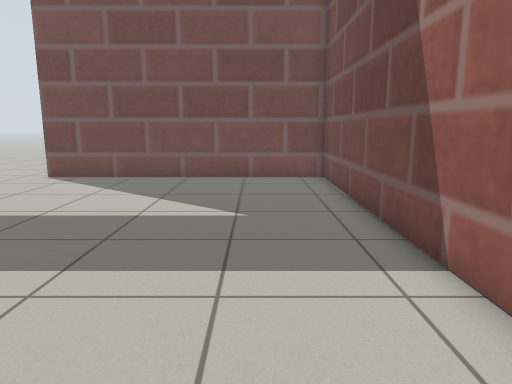
[1] (above)

12 first-person views from a walk through a Gazebo world. The camera is 0.22 m above the floor, tilts 10° down and sees 70° across. The floor is counted in squares, 0.1 m on a side. Each view is taken from the middle of a square. On the plan, view 1 faces up. The plan holds only what a view shows up to about 20 squares ahead; the rest is blank. Simple patterns stand in for the simulator's built-in surfaces.

[2]
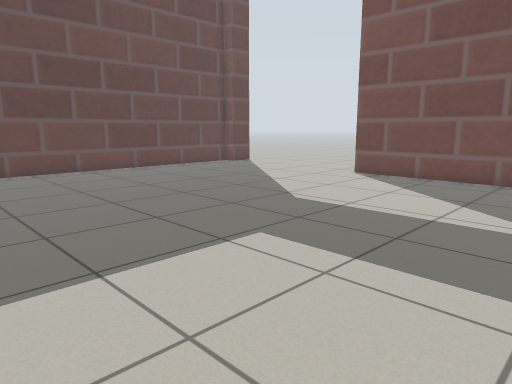

[3]
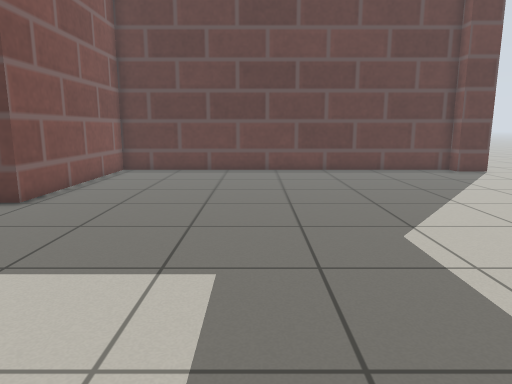

[4]
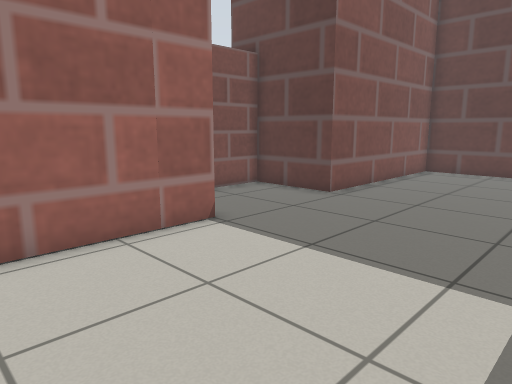

[5]
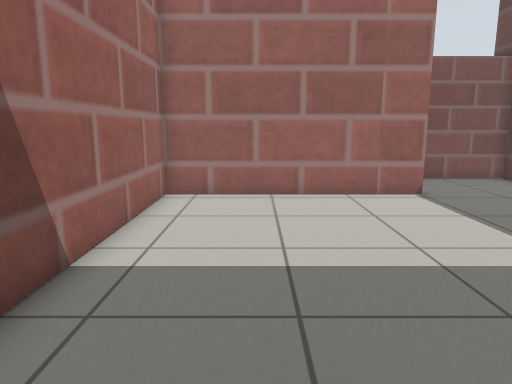

[6]
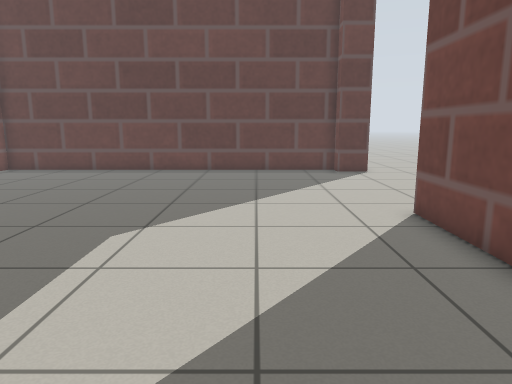

[7]
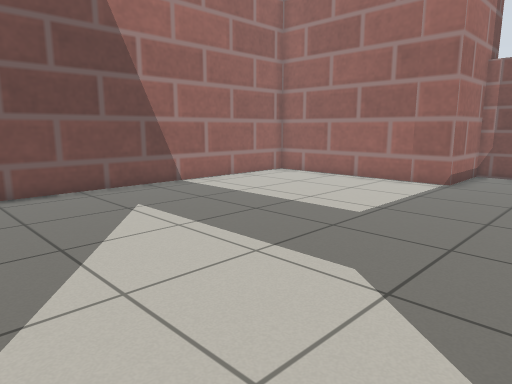

[8]
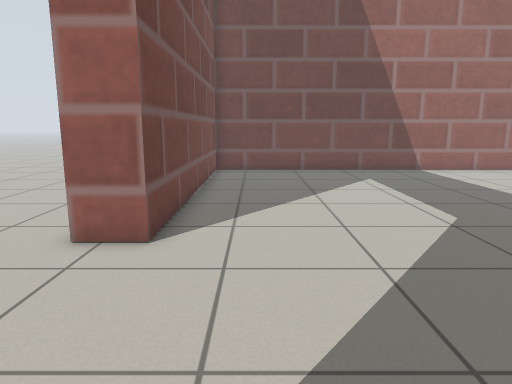

[9]
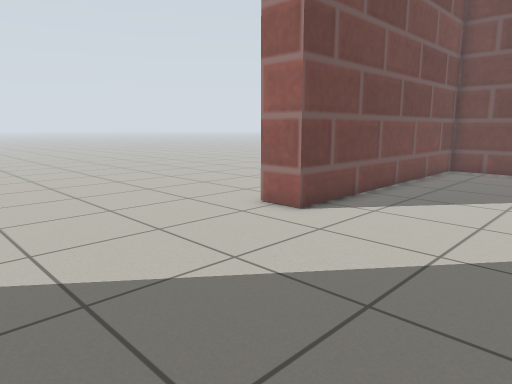

[10]
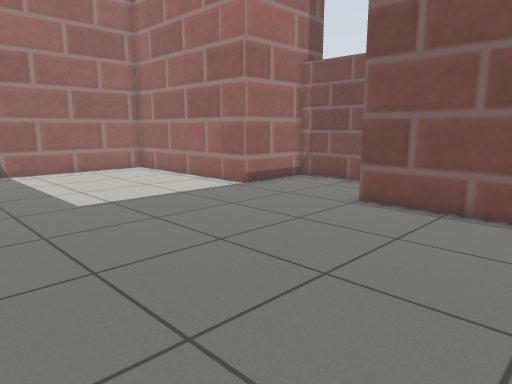

[11]
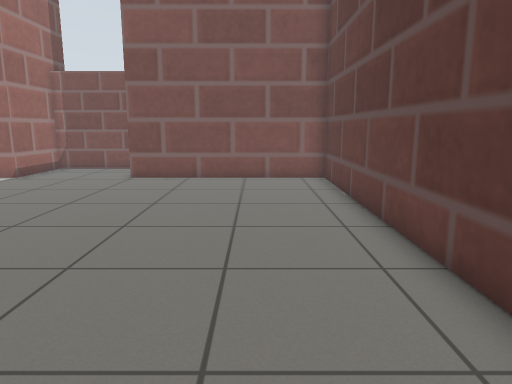

[12]
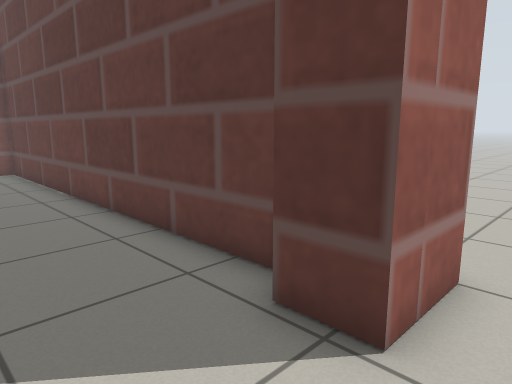

### Floor plan
Points are (right, up) in squares from view 1. A wall is a line through its corners. A room is listed if a view was taken in it or the views show most of it. See-through windows are left out.
Room 1 (views 1, 2, 3, 4, 5, 6, 7, 8, 9, 10, 11)
walls: (-18.2, 16.1) (-19, 16.1) (-19, -0.9) (-10.5, -0.9) (-10.5, -4.4) (-5.5, -4.4) (-5.5, -0.9) (3, -0.9) (3, 16.1) (-9.2, 16.1)
ways out: open door at (-13.8, 16.5) to room 2
Room 2 (view 12)
walls: (-20.6, 17.6) (-18.2, 17.6)
ways out: open door at (-13.8, 16.5) to room 1; opening at (-20, 18.5)

Positions as (right, up) in squares from view 1, and headings:
1: (0, 0), facing up
2: (0, 0), facing up-left
3: (0, 6), facing left
4: (0, 6), facing down-left
5: (0, 11), facing down
6: (0, 12), facing left
7: (-10, 14), facing down-right
8: (-16, 14), facing right
9: (-17, 10), facing up-right
10: (-16, 9), facing down-right
11: (-16, 15), facing down
12: (-15, 19), facing down-left
